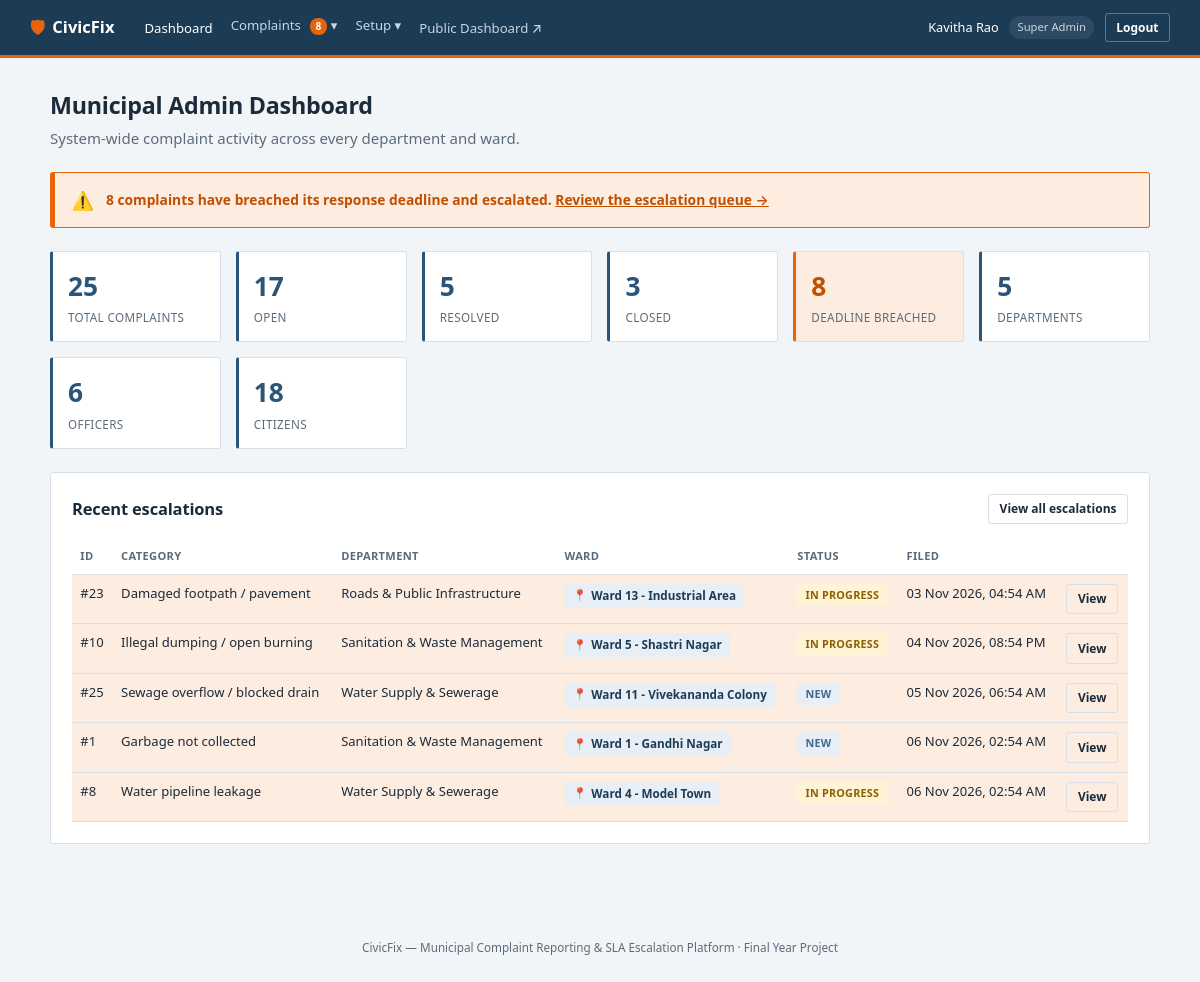
/index.php?route=admin/dashboard (signed in), run on the app's committed database.
### tables this page shows
CREATE TABLE complaints (
    id                      INT AUTO_INCREMENT PRIMARY KEY,
    citizen_id              INT NOT NULL,
    category_id             INT NOT NULL,
    department_id           INT NOT NULL,    
    ward_id                 INT NOT NULL,
    address_line            VARCHAR(255) NOT NULL,
    description             TEXT NOT NULL,
    photo_path              VARCHAR(255) NULL,
    status                  ENUM('new','assigned','in_progress','resolved','closed') NOT NULL DEFAULT 'new',
    assigned_officer_id     INT NULL,
    resolution_photo_path   VARCHAR(255) NULL,
    resolved_at             DATETIME NULL,
    closed_at               DATETIME NULL,
    citizen_rating          TINYINT UNSIGNED NULL,           
    citizen_rating_comment  VARCHAR(500) NULL,
    reopen_count            TINYINT UNSIGNED NOT NULL DEFAULT 0,  
    created_at              TIMESTAMP NOT NULL DEFAULT CURRENT_TIMESTAMP,
    FOREIGN KEY (citizen_id) REFERENCES users(id),
    FOREIGN KEY (category_id) REFERENCES categories(id),
    FOREIGN KEY (department_id) REFERENCES departments(id),
    FOREIGN KEY (ward_id) REFERENCES wards(id),
    FOREIGN KEY (assigned_officer_id) REFERENCES users(id),
    KEY idx_complaints_department_status (department_id, status),
    KEY idx_complaints_citizen (citizen_id),
    KEY idx_complaints_ward (ward_id),
    KEY idx_complaints_status (status)
);

CREATE TABLE categories (
    id            INT AUTO_INCREMENT PRIMARY KEY,
    name          VARCHAR(150) NOT NULL,
    department_id INT NOT NULL,
    sla_hours     INT NOT NULL,            
    created_at    TIMESTAMP NOT NULL DEFAULT CURRENT_TIMESTAMP,
    FOREIGN KEY (department_id) REFERENCES departments(id),
    KEY idx_categories_department (department_id)
);

CREATE TABLE departments (
    id            INT AUTO_INCREMENT PRIMARY KEY,
    name          VARCHAR(120) NOT NULL UNIQUE,
    description   VARCHAR(255) NULL,
    created_at    TIMESTAMP NOT NULL DEFAULT CURRENT_TIMESTAMP
);

CREATE TABLE wards (
    id            INT AUTO_INCREMENT PRIMARY KEY,
    name          VARCHAR(100) NOT NULL UNIQUE,
    created_at    TIMESTAMP NOT NULL DEFAULT CURRENT_TIMESTAMP
);

### app/views/admin/dashboard.php (the view, shortened to what the rows shown need)
<?php $pageTitle = 'Admin Dashboard'; require __DIR__ . '/../partials/header.php'; require __DIR__ . '/../partials/navbar.php'; ?>
<main class="page">
    <h1>Municipal Admin Dashboard</h1>
    <div class="card">
        <div class="card-head">
            <h2>Recent escalations</h2>
        </div>
        <?php if (empty($recentEscalations)): ?>
            <p class="empty-state">No complaints are currently past their response deadline. Nothing escalated.</p>
        <?php else: ?>
        <div class="table-scroll">
        <table class="data-table">
            <tr><th>ID</th><th>Category</th><th>Department</th><th>Ward</th><th>Status</th><th>Filed</th><th></th></tr>
            <?php foreach ($recentEscalations as $c): ?>
                <tr class="row-breached">
                    <td>#<?= (int)$c['id'] ?></td>
                    <td><?= e($c['category_name']) ?></td>
                    <td><?= e($c['department_name']) ?></td>
                    <td><span class="badge-ward"><?= e($c['ward_name']) ?></span></td>
                    <td><span class="badge badge-<?= e($c['status']) ?>"><?= e(status_label($c['status'])) ?></span></td>
                    <td><?= format_datetime($c['created_at']) ?></td>
                    <td><a class="btn btn-ghost btn-sm" href="/index.php?route=admin/complaints/view&id=<?= (int)$c['id'] ?>">View</a></td>
                </tr>
            <?php endforeach; ?>
        </table>
        </div>
        <?php endif; ?>
    </div>
</main>
<?php require __DIR__ . '/../partials/footer.php'; ?>

### app/views/partials/navbar.php (shortened to what the rows shown need)
<?php
$role = Auth::role();
$navGroups = [];
$escalationCount = null;
if ($role === 'super_admin') {
    $navGroups = [
        'Complaints' => [
            'admin/complaints'       => 'All Complaints',
            'admin/escalations'      => 'Escalations',
            'admin/reports/officers' => 'Officer Report',
        ],
        'Setup' => [
            'admin/departments' => 'Departments',
            'admin/categories'  => 'Categories',
            'admin/wards'       => 'Wards',
            'admin/officers'    => 'Officers',
        ],
    ];
    $escalationCount = count(Complaint::escalations());
} elseif ($role === 'citizen') {
    $navItems = [
        'citizen/dashboard'       => 'My Complaints',
        'citizen/complaints/new'  => 'File a Complaint',
    ];
}
$currentRoute = $_GET['route'] ?? '';
?>
<nav class="navbar">
    <ul class="navbar-links">
        <?php foreach ($navGroups as $groupLabel => $groupItems): ?>
            <?php $groupIsActive = array_key_exists($currentRoute, $groupItems); ?>
            <li>
                <details class="nav-dropdown" <?= $groupIsActive ? 'open' : '' ?>>
                    <summary class="<?= $groupIsActive ? 'active' : '' ?>">
                        <?= e($groupLabel) ?>
                        <?php if (array_key_exists('admin/escalations', $groupItems) && $escalationCount): ?>
                            <span class="nav-badge"><?= (int)$escalationCount ?></span>
                        <?php endif; ?>
                    </summary>
                </details>
            </li>
        <?php endforeach; ?>
    </ul>
</nav>

### data on the page
complaints: groupLabel "Complaints", escalationCount "8", id "23", category.name "Damaged footpath / pavement", department.name "Roads & Public Infrastructure", ward.name "Ward 13 - Industrial Area", status "IN PROGRESS", created_at "03 Nov 2026, 04:54 AM"
complaints: id "10", category.name "Illegal dumping / open burning", department.name "Sanitation & Waste Management", ward.name "Ward 5 - Shastri Nagar", status "IN PROGRESS", created_at "04 Nov 2026, 08:54 PM"
complaints: id "25", category.name "Sewage overflow / blocked drain", department.name "Water Supply & Sewerage", ward.name "Ward 11 - Vivekananda Colony", status "NEW", created_at "05 Nov 2026, 06:54 AM"
complaints: id "1", category.name "Garbage not collected", department.name "Sanitation & Waste Management", ward.name "Ward 1 - Gandhi Nagar", status "NEW", created_at "06 Nov 2026, 02:54 AM"
complaints: id "8", category.name "Water pipeline leakage", department.name "Water Supply & Sewerage", ward.name "Ward 4 - Model Town", status "IN PROGRESS", created_at "06 Nov 2026, 02:54 AM"

### other printed values
$label "Dashboard"
$groupLabel "Setup"
Auth::name() "Kavitha Rao"
str_replace('_', ' ', $role) "Super Admin"
$stats['breached'] "8"
$stats['total'] "25"
$stats['open'] "17"
$stats['resolved'] "5"
$stats['closed'] "3"
$stats['departments'] "5"
$stats['officers'] "6"
$stats['citizens'] "18"
